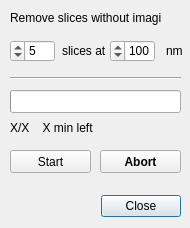
<?xml version="1.0" encoding="UTF-8"?>
<ui version="4.0">
 <class>approach</class>
 <widget class="QDialog" name="approach">
  <property name="windowModality">
   <enum>Qt::ApplicationModal</enum>
  </property>
  <property name="geometry">
   <rect>
    <x>0</x>
    <y>0</y>
    <width>190</width>
    <height>228</height>
   </rect>
  </property>
  <property name="sizePolicy">
   <sizepolicy hsizetype="Preferred" vsizetype="Preferred">
    <horstretch>0</horstretch>
    <verstretch>0</verstretch>
   </sizepolicy>
  </property>
  <property name="windowTitle">
   <string>Approach</string>
  </property>
  <property name="layoutDirection">
   <enum>Qt::RightToLeft</enum>
  </property>
  <widget class="QDialogButtonBox" name="buttonBox">
   <property name="geometry">
    <rect>
     <x>20</x>
     <y>190</y>
     <width>161</width>
     <height>32</height>
    </rect>
   </property>
   <property name="layoutDirection">
    <enum>Qt::LeftToRight</enum>
   </property>
   <property name="locale">
    <locale language="English" country="UnitedKingdom"/>
   </property>
   <property name="orientation">
    <enum>Qt::Horizontal</enum>
   </property>
   <property name="standardButtons">
    <set>QDialogButtonBox::Close</set>
   </property>
  </widget>
  <widget class="QLabel" name="label_1">
   <property name="geometry">
    <rect>
     <x>10</x>
     <y>10</y>
     <width>151</width>
     <height>16</height>
    </rect>
   </property>
   <property name="text">
    <string>Remove slices without imaging:</string>
   </property>
  </widget>
  <widget class="Line" name="line">
   <property name="geometry">
    <rect>
     <x>10</x>
     <y>70</y>
     <width>171</width>
     <height>16</height>
    </rect>
   </property>
   <property name="orientation">
    <enum>Qt::Horizontal</enum>
   </property>
  </widget>
  <widget class="QPushButton" name="pushButton_startApproach">
   <property name="geometry">
    <rect>
     <x>10</x>
     <y>150</y>
     <width>81</width>
     <height>23</height>
    </rect>
   </property>
   <property name="text">
    <string>Start</string>
   </property>
  </widget>
  <widget class="QPushButton" name="pushButton_abortApproach">
   <property name="enabled">
    <bool>true</bool>
   </property>
   <property name="geometry">
    <rect>
     <x>100</x>
     <y>150</y>
     <width>81</width>
     <height>23</height>
    </rect>
   </property>
   <property name="font">
    <font>
     <weight>75</weight>
     <bold>true</bold>
    </font>
   </property>
   <property name="text">
    <string>Abort</string>
   </property>
  </widget>
  <widget class="QLabel" name="label_2">
   <property name="geometry">
    <rect>
     <x>62</x>
     <y>43</y>
     <width>47</width>
     <height>16</height>
    </rect>
   </property>
   <property name="text">
    <string>slices at</string>
   </property>
  </widget>
  <widget class="QSpinBox" name="spinBox_numberSlices">
   <property name="geometry">
    <rect>
     <x>10</x>
     <y>40</y>
     <width>45</width>
     <height>22</height>
    </rect>
   </property>
   <property name="maximum">
    <number>999</number>
   </property>
   <property name="value">
    <number>5</number>
   </property>
  </widget>
  <widget class="QLabel" name="label_3">
   <property name="geometry">
    <rect>
     <x>166</x>
     <y>43</y>
     <width>21</width>
     <height>16</height>
    </rect>
   </property>
   <property name="text">
    <string>nm</string>
   </property>
  </widget>
  <widget class="QProgressBar" name="progressBar_approach">
   <property name="geometry">
    <rect>
     <x>10</x>
     <y>90</y>
     <width>171</width>
     <height>23</height>
    </rect>
   </property>
   <property name="layoutDirection">
    <enum>Qt::LeftToRight</enum>
   </property>
   <property name="value">
    <number>0</number>
   </property>
   <property name="textVisible">
    <bool>false</bool>
   </property>
   <property name="format">
    <string>%p%</string>
   </property>
  </widget>
  <widget class="QLabel" name="label_statusApproach">
   <property name="geometry">
    <rect>
     <x>10</x>
     <y>120</y>
     <width>121</width>
     <height>16</height>
    </rect>
   </property>
   <property name="text">
    <string>X/X    X min left</string>
   </property>
  </widget>
  <widget class="QSpinBox" name="spinBox_thickness">
   <property name="geometry">
    <rect>
     <x>110</x>
     <y>40</y>
     <width>45</width>
     <height>22</height>
    </rect>
   </property>
   <property name="minimum">
    <number>5</number>
   </property>
   <property name="maximum">
    <number>200</number>
   </property>
   <property name="singleStep">
    <number>5</number>
   </property>
   <property name="value">
    <number>100</number>
   </property>
  </widget>
 </widget>
 <tabstops>
  <tabstop>spinBox_numberSlices</tabstop>
  <tabstop>spinBox_thickness</tabstop>
  <tabstop>pushButton_startApproach</tabstop>
  <tabstop>pushButton_abortApproach</tabstop>
 </tabstops>
 <resources/>
 <connections>
  <connection>
   <sender>buttonBox</sender>
   <signal>accepted()</signal>
   <receiver>approach</receiver>
   <slot>accept()</slot>
   <hints>
    <hint type="sourcelabel">
     <x>248</x>
     <y>254</y>
    </hint>
    <hint type="destinationlabel">
     <x>157</x>
     <y>274</y>
    </hint>
   </hints>
  </connection>
  <connection>
   <sender>buttonBox</sender>
   <signal>rejected()</signal>
   <receiver>approach</receiver>
   <slot>reject()</slot>
   <hints>
    <hint type="sourcelabel">
     <x>316</x>
     <y>260</y>
    </hint>
    <hint type="destinationlabel">
     <x>286</x>
     <y>274</y>
    </hint>
   </hints>
  </connection>
 </connections>
</ui>
